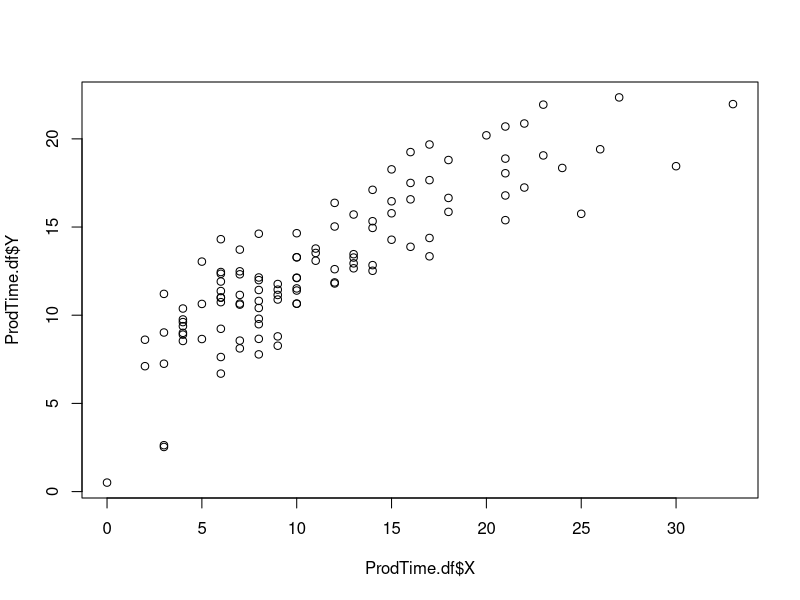
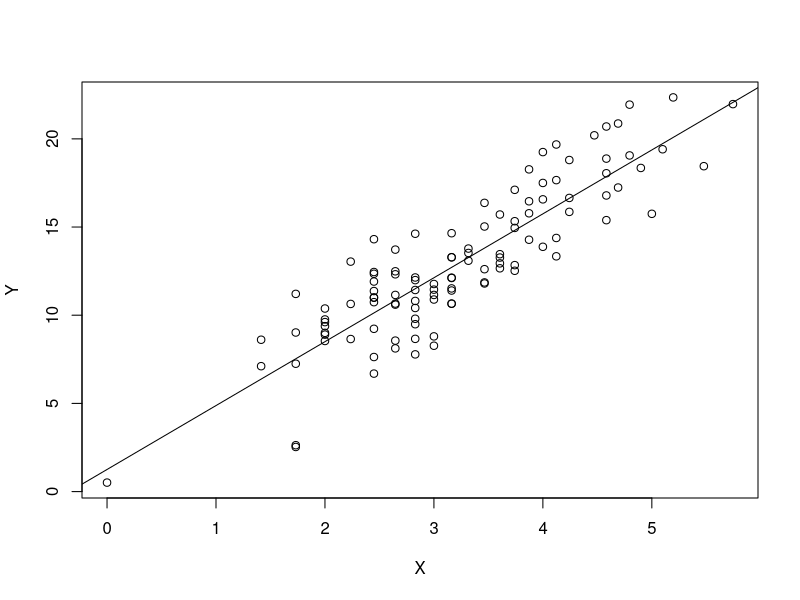
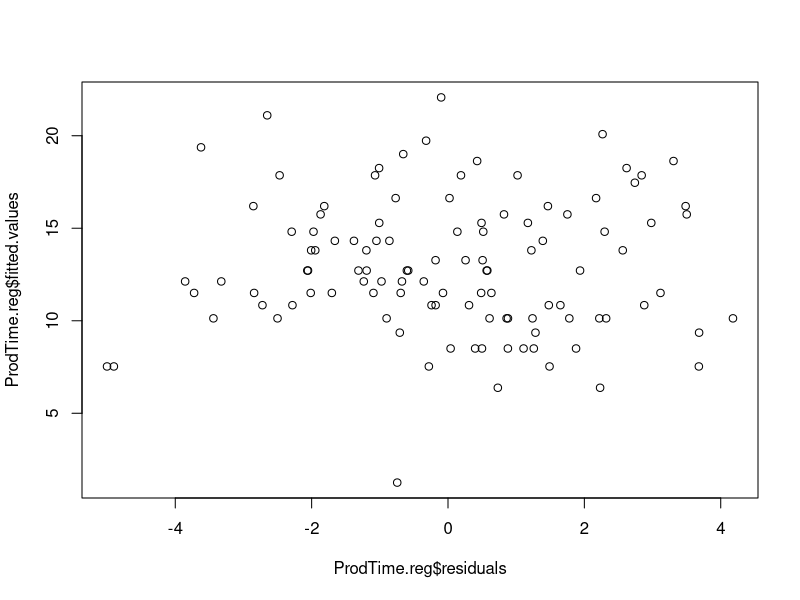
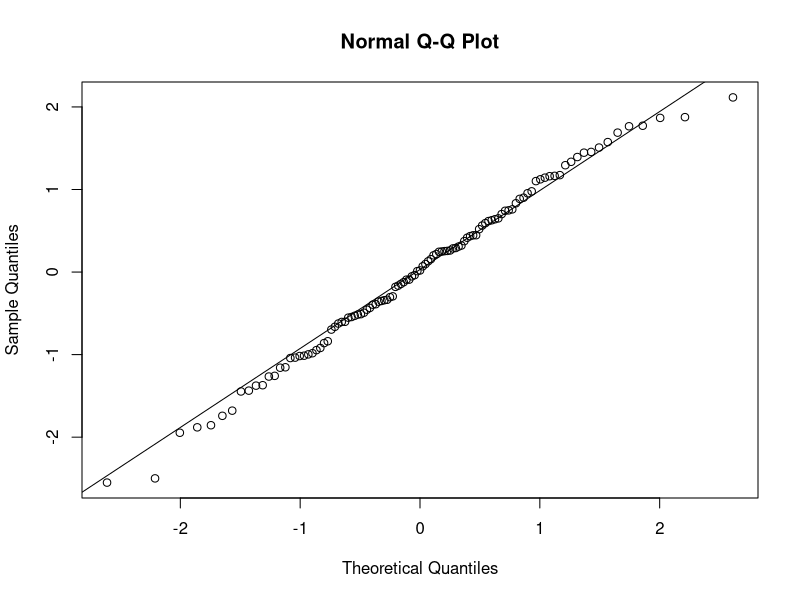
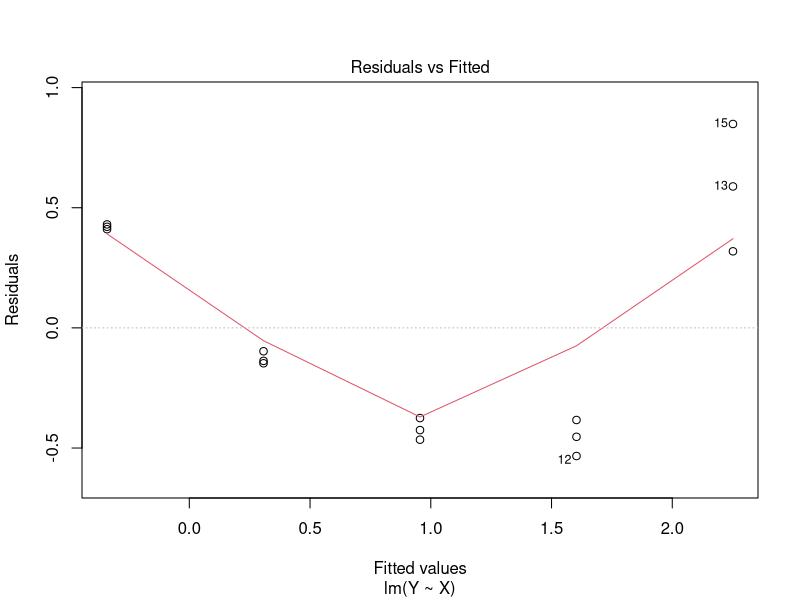
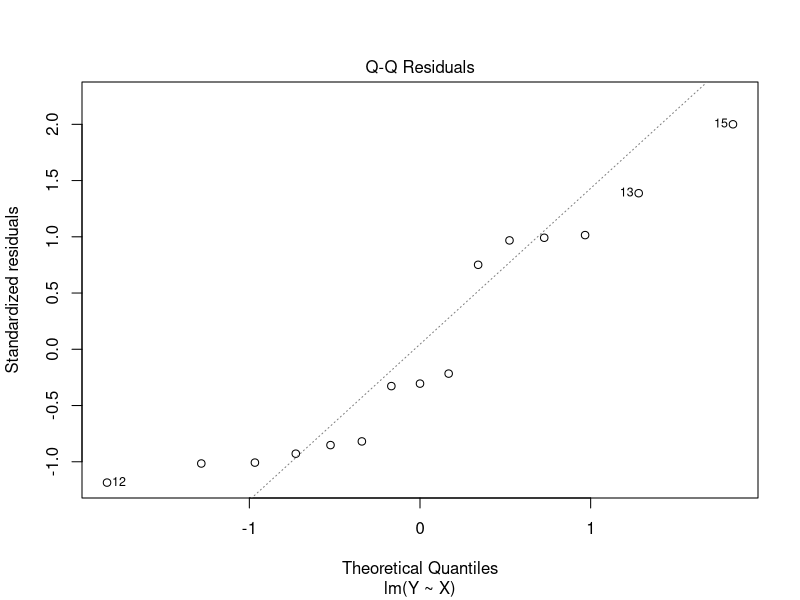
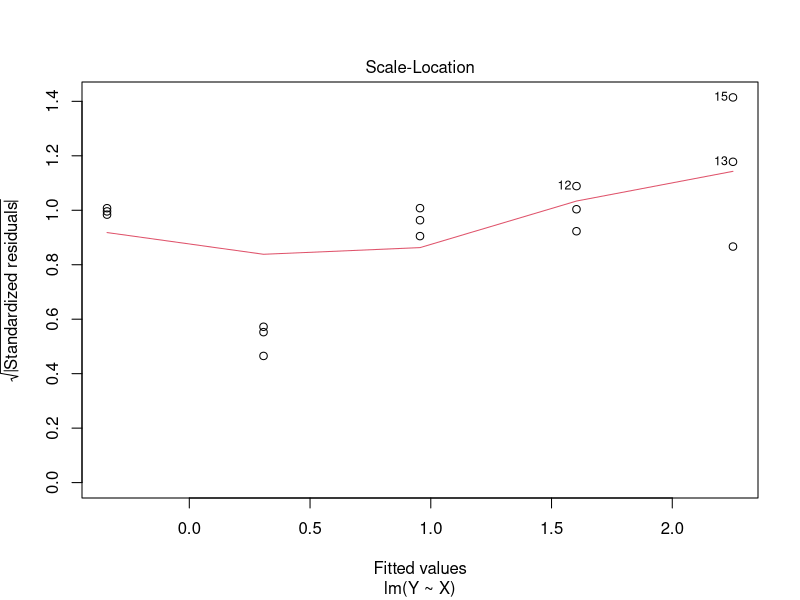
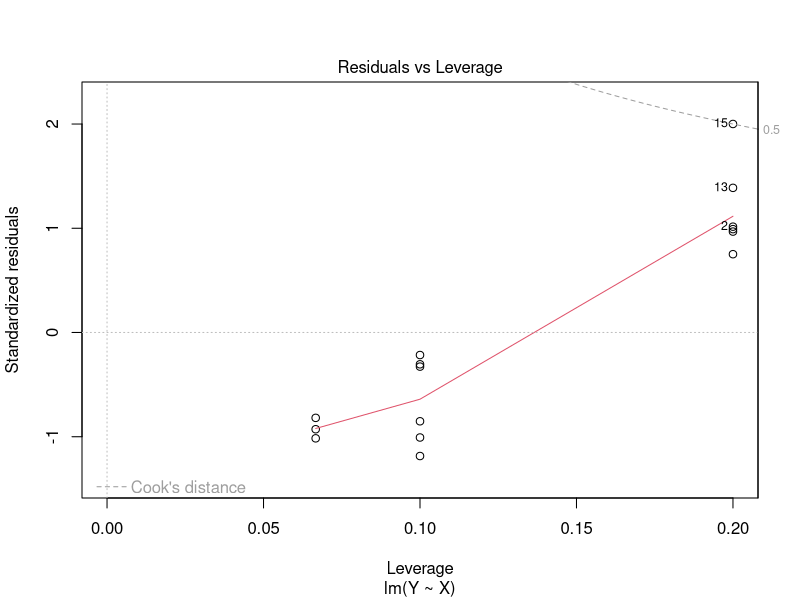

The R script that drew these images, in order: (Note: this script raises an error after producing the figures.)
## ---- chunk 1
#install.packages("MASS")
library("MASS")

ProdTime.df = data.frame(read.csv("Production Time.csv"))

plot(ProdTime.df$X, ProdTime.df$Y)

## ---- chunk 2

ProdTime.Trans.df = ProdTime.df

ProdTime.Trans.df$X = sqrt(ProdTime.Trans.df$X)

ProdTime.reg = lm(ProdTime.Trans.df$Y ~ ProdTime.Trans.df$X)

ProdTime.reg

## ---- chunk 3

with(ProdTime.Trans.df, plot(X, Y))
	abline(ProdTime.reg)

## ---- chunk 4
 

plot(ProdTime.reg$residuals, ProdTime.reg$fitted.values)

ProdTime.std = rstandard(ProdTime.reg)
qqnorm(ProdTime.std)
qqline(ProdTime.std)


## ---- chunk 5

ProdTime.reg

## ---- chunk 6
 
SolConc.df = data.frame(read.csv("Solution Concentration.csv"))

SolConc.reg = lm(Y~X, data= SolConc.df)

plot(SolConc.reg)

## ---- chunk 7
plot(SolConc.df$X, SolConc.df$Y)

## ---- chunk 8

SolConc.reg = lm(Y~X, data= SolConc.df)
boxcox(SolConc.reg)

for (x in c(-.2,-.1,0,.1,.2)){
   SolConc.trans.df = SolConc.df
   SolConc.trans.df$Y = SolConc.trans.df$Y^x
   plot(SolConc.trans.df$X, SolConc.trans.df$Y)
   SolCol.reg = lm(SolConc.trans.df$Y~SolConc.trans.df$X)
   summary(SolCol.reg)$r.square
   
   print(x)
   SSE = sum((fitted(SolCol.reg) - mean(SolConc.trans.df$Y))^2)
   print(SSE)
   print(" ")

   }

## ---- chunk 9

SolConc.trans.df = SolConc.df

SolConc.trans.df$Y = log10(SolConc.trans.df$Y)

SolCol.reg = lm(SolConc.trans.df$Y~SolConc.trans.df$X)

SolCol.reg

## ---- chunk 10

plot(SolConc.trans.df$X, SolConc.trans.df$Y)
   abline(SolCol.reg)

## ---- chunk 11
 
plot(SolCol.reg)

## ---- chunk 12
 
SolCol.reg

## ---- chunk 13
CrimeRate.df = data.frame(read.csv("Crime Rate.csv"))

CrimeRate.reg = lm(Y~X, data = CrimeRate.df)

plot(CrimeRate.reg)

## ---- chunk 14

CrimeRate.df$resid = NA
CrimeRate.df$resid = CrimeRate.reg$resid

CrimeRate.leq69.df = CrimeRate.df[CrimeRate.df$X <= 69, ]
CrimeRate.greater69.df = CrimeRate.df[CrimeRate.df$X > 69, ]

nrow(CrimeRate.leq69.df)
nrow(CrimeRate.greater69.df)

d1 = mean(abs(CrimeRate.leq69.df$resid - median(CrimeRate.leq69.df$resid)))

d2 = mean(abs(CrimeRate.greater69.df$resid - median(CrimeRate.greater69.df$resid)))

d1
d2

#s^2

s.sqr = (sum((abs(CrimeRate.leq69.df$resid - median(CrimeRate.leq69.df$resid))-d1)^2) + sum((abs(CrimeRate.greater69.df$resid - median(CrimeRate.greater69.df$resid))-d2)^2))/(84-2)

#sqrt to find s
sqrt(s.sqr)

## ---- chunk 15

qt(.975, 84-2)

## ---- chunk 16

CrimeRate.df = data.frame(read.csv("Crime Rate.csv"))

CrimeRate.reg = lm(Y~X, data = CrimeRate.df)

anova(CrimeRate.reg)


## ---- chunk 17
(455273165/2)/((93462942/84)^2)
qchisq(.95, df=1) 
## ---- chunk 18
PlasHard.df = data.frame(read.csv("Plastic Hardness.csv"))

plot(PlasHard.df)

PlasHard.reg = lm(Y~X, data = PlasHard.df)

plot(PlasHard.reg)

## ---- chunk 19
nrow(PlasHard.df) 

PlasHard.reg

# t(1-.10/4; n)
qt(.975, 16-2)

summary(PlasHard.reg)

2.144787*2.65702
2.144787*0.09039

168.6 - 2.144787*2.65702
168.6 + 2.144787*2.65702

2.03438 - 2.144787*0.09039
2.03438 + 2.144787*0.09039

#confint(PlasHard.reg, adjust.method = "bonferroni")

## ---- chunk 20
 
mean(PlasHard.df$X)
## ---- chunk 21


qt(.9833, 16-2)

for (x in c(20,30,40)){
   Xh = data.frame(X = x)
   print(x)
   print(predict.lm(PlasHard.reg, Xh, se.fit= TRUE))
   }

2.358773*1.084726
2.358773*0.8284728
2.358773*1.35289

## ---- chunk 22
for (x in c(30,40)){
   Xh = data.frame(X = x)
   print(x)
   print(predict.lm(PlasHard.reg, Xh, interval = "predict",  level=.90))
}

## ---- chunk 23

CDI.df = data.frame(read.csv("CDI.csv"))

CDI.reg = lm(Number.of.active.physicians~Total.population, data = CDI.df)

#plot(CDI.reg)

nrow(CDI.df) 

CDI.reg

# t(1-.10/4; n), at 95 : t(1-.05/4; n)
qt(.9875, 440-2)

summary(CDI.reg)

CDI.reg$coefficients[1] 

CDI.reg$coefficients[2] 

2.249135*34.74602255
2.249135*0.00004837


## ---- chunk 24
 
qt(.9833, 440-2)

for (x in c(500000,1000000,5000000)){
   Xh = data.frame(Total.population = x)
   print(x)
   print(predict.lm(CDI.reg, Xh, se.fit= TRUE))
   }

# Used 500,1000,5000, questions appears to say 500000, 1000000,  5000000, unsure because of wording, so calculated both ways.
#2.133971 * 34.7328
#2.133971 * 34.71958
#2.133971 * 34.6143

2.133971 * 29.54146
2.133971 * 41.32686
2.133971 * 224.7274

## ---- chunk 25

SENIC.df = data.frame(read.csv("SENIC.csv"))

SENIC.IR.reg = lm(Length.of.stay~Infection.risk, data = SENIC.df)
SENIC.AFaS.reg = lm(Length.of.stay~Available.facilities.and.services, data = SENIC.df)
SENIC.XRay.reg = lm(Length.of.stay~Routine.chest.X.ray.ratio, data = SENIC.df)

SENIC.IR.reg
SENIC.AFaS.reg 
SENIC.XRay.reg

## ---- chunk 26
plot(SENIC.IR.reg)
plot(SENIC.AFaS.reg)
plot(SENIC.XRay.reg)
## ---- chunk 27
SENIC.NoOutliers.df = SENIC.df[-c(47,112),]

SENIC.df[c(47,112),]

SENIC.NoOutliers.reg = lm(Length.of.stay~Infection.risk, data=SENIC.NoOutliers.df)

Xh = data.frame(Infection.risk=6.5)

predict(SENIC.NoOutliers.reg, data.frame(Infection.risk=6.5),  interval = "predict", level=.95)
predict(SENIC.NoOutliers.reg, data.frame(Infection.risk=5.9),  interval = "predict", level=.95)

